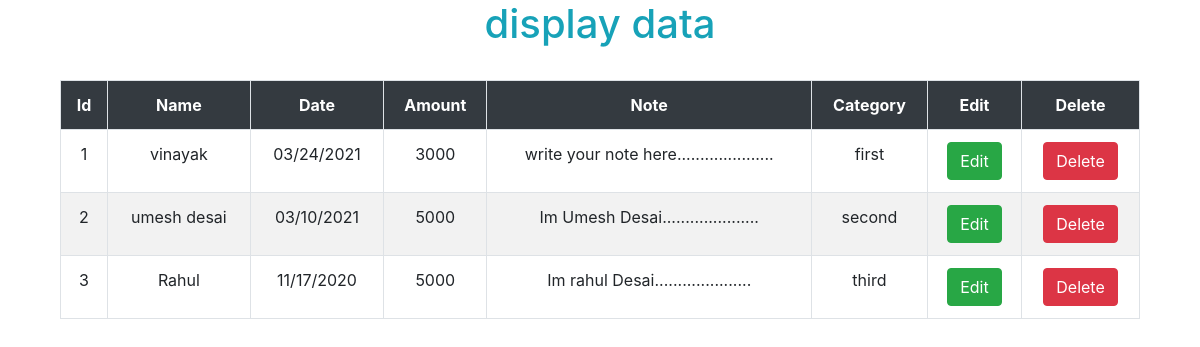
Screenshot of /display.php with the database file from the repository.
### tables this page shows
CREATE TABLE `expenses` (
  `id` int(255) NOT NULL,
  `name` varchar(255) NOT NULL,
  `date` varchar(255) NOT NULL,
  `amount` varchar(200) NOT NULL,
  `note` varchar(200) NOT NULL,
  `category` varchar(200) NOT NULL
);

### display.php (the view, shortened to what this page needs)
<!DOCTYPE html>
<html lang="en">
<head>
    <link rel="stylesheet" href="https://maxcdn.bootstrapcdn.com/bootstrap/4.0.0/css/bootstrap.min.css"
>
    <link href="https://unpkg.com/gijgo@1.9.13/css/gijgo.min.css" rel="stylesheet" type="text/css" />
</head>
<body>
<div class="container">
 <div class="col-lg-12">
     <h1 class="text-info text-center">display data</h1><br>
     <table class="table table-striped table-ho9ver table-bordered">
         <tr class="bg-dark text-white text-center">
             <th>Id</th>
             <th>Name</th>
             <th>Date</th>
             <th>Amount</th>
             <th>Note</th>
             <th>Category</th>
             <th>Edit</th>
             <th>Delete</th>
         </tr>
         <?php
include "database.php";
$query= "SELECT * FROM expenses";
$run=mysqli_query($conn,$query);
while($res=mysqli_fetch_array($run)){
?>
         <tr class="text-center">
             <td><?php echo $res['id']?></td>
             <td><?php echo $res['name']?></td>
             <td><?php echo $res['date']?></td>
             <td><?php echo $res['amount']?></td>
             <td><?php echo $res['note']?></td>
             <td><?php echo $res['category']?></td>
             <td><button class="btn btn-success"><a href="Edit.php?id=<?php echo $res['id'];?>" class="text-white">Edit</a></button></td>
             <td><button class="btn btn-danger"><a href="delete.php?id=<?php echo $res['id'];?>"class="text-white">Delete</a></button></td>
         </tr>
<?php
}
?>
     </table>
 </div>
 </div>
</body>
</html>

### rows the page displays
expenses: id "1", name "vinayak", date "03/24/2021", amount "3000", note "write your note here.....................", category "first"
expenses: id "2", name "umesh desai", date "03/10/2021", amount "5000", note "Im Umesh Desai.....................", category "second"
expenses: id "3", name "Rahul", date "11/17/2020", amount "5000", note "Im rahul Desai.....................", category "third"
